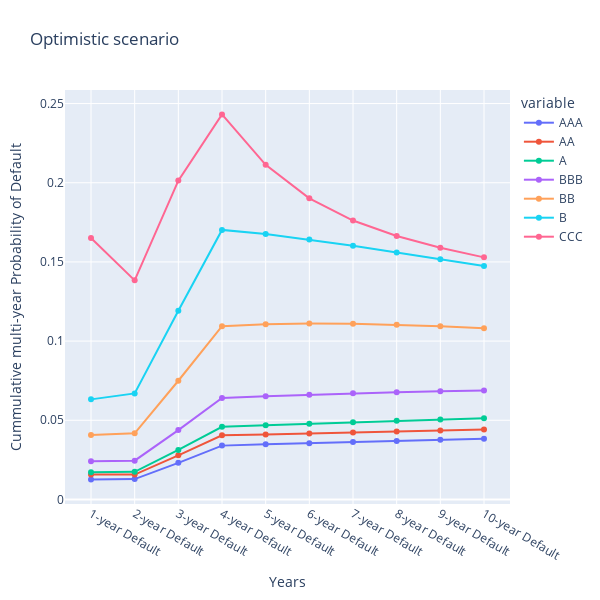

Notebook code cell kept with this figure:
### Markdown cell above
By looking at the values presented in above tables in can be observed that PiT PDs are lower in first 3 years than in TTC PDs, all else for each scenario is the same. This can be seen on the below presented figures.
This values can be used to compute the Cumulative multi-year Point-in-Time PD (Table 22 below the graphs) by the use of the following formula: (see pdf report)

### Code cell
import plotly.express as px 

fig = px.line(Optimistic_final)
fig.update_layout(title='Optimistic scenario', autosize=False,
                    width=600, height=600,
                    margin=dict(l=65, r=50, b=65, t=90),
                    xaxis_title="Years",
                    yaxis_title="Cummulative multi-year Probability of Default")

fig.update_traces(mode='markers+lines')
fig.show()

### Figure 1 — Plotly figure (JSON) as saved in the notebook; plotly's stock layout.template omitted (floating-point values rounded to 4 significant figures)
{"data": [{"hovertemplate": "variable=AAA<br>years=%{x}<br>value=%{y}<extra></extra>", "legendgroup": "AAA", "line": {"color": "#636efa", "dash": "solid"}, "marker": {"symbol": "circle"}, "mode": "markers+lines", "name": "AAA", "orientation": "v", "showlegend": true, "type": "scatter", "x": ["1-year Default", "2-year Default", "3-year Default", "4-year Default", "5-year Default", "6-year Default", "7-year Default", "8-year Default", "9-year Default", "10-year Default"], "xaxis": "x", "y": [0.01257, 0.01287, 0.02313, 0.034, 0.03479, 0.03554, 0.03626, 0.03695, 0.03763, 0.03829], "yaxis": "y"}, {"hovertemplate": "variable=AA<br>years=%{x}<br>value=%{y}<extra></extra>", "legendgroup": "AA", "line": {"color": "#EF553B", "dash": "solid"}, "marker": {"symbol": "circle"}, "mode": "markers+lines", "name": "AA", "orientation": "v", "showlegend": true, "type": "scatter", "x": ["1-year Default", "2-year Default", "3-year Default", "4-year Default", "5-year Default", "6-year Default", "7-year Default", "8-year Default", "9-year Default", "10-year Default"], "xaxis": "x", "y": [0.01568, 0.01572, 0.02784, 0.04047, 0.04107, 0.04167, 0.0423, 0.04293, 0.04357, 0.04421], "yaxis": "y"}, {"hovertemplate": "variable=A<br>years=%{x}<br>value=%{y}<extra></extra>", "legendgroup": "A", "line": {"color": "#00cc96", "dash": "solid"}, "marker": {"symbol": "circle"}, "mode": "markers+lines", "name": "A", "orientation": "v", "showlegend": true, "type": "scatter", "x": ["1-year Default", "2-year Default", "3-year Default", "4-year Default", "5-year Default", "6-year Default", "7-year Default", "8-year Default", "9-year Default", "10-year Default"], "xaxis": "x", "y": [0.01721, 0.01747, 0.03126, 0.04586, 0.04688, 0.04785, 0.04878, 0.04966, 0.0505, 0.05129], "yaxis": "y"}, {"hovertemplate": "variable=BBB<br>years=%{x}<br>value=%{y}<extra></extra>", "legendgroup": "BBB", "line": {"color": "#ab63fa", "dash": "solid"}, "marker": {"symbol": "circle"}, "mode": "markers+lines", "name": "BBB", "orientation": "v", "showlegend": true, "type": "scatter", "x": ["1-year Default", "2-year Default", "3-year Default", "4-year Default", "5-year Default", "6-year Default", "7-year Default", "8-year Default", "9-year Default", "10-year Default"], "xaxis": "x", "y": [0.02412, 0.02451, 0.04381, 0.06407, 0.0652, 0.06619, 0.06703, 0.06773, 0.0683, 0.06875], "yaxis": "y"}, {"hovertemplate": "variable=BB<br>years=%{x}<br>value=%{y}<extra></extra>", "legendgroup": "BB", "line": {"color": "#FFA15A", "dash": "solid"}, "marker": {"symbol": "circle"}, "mode": "markers+lines", "name": "BB", "orientation": "v", "showlegend": true, "type": "scatter", "x": ["1-year Default", "2-year Default", "3-year Default", "4-year Default", "5-year Default", "6-year Default", "7-year Default", "8-year Default", "9-year Default", "10-year Default"], "xaxis": "x", "y": [0.04073, 0.04176, 0.07495, 0.1094, 0.1106, 0.1111, 0.111, 0.1104, 0.1094, 0.1082], "yaxis": "y"}, {"hovertemplate": "variable=B<br>years=%{x}<br>value=%{y}<extra></extra>", "legendgroup": "B", "line": {"color": "#19d3f3", "dash": "solid"}, "marker": {"symbol": "circle"}, "mode": "markers+lines", "name": "B", "orientation": "v", "showlegend": true, "type": "scatter", "x": ["1-year Default", "2-year Default", "3-year Default", "4-year Default", "5-year Default", "6-year Default", "7-year Default", "8-year Default", "9-year Default", "10-year Default"], "xaxis": "x", "y": [0.0632, 0.06694, 0.1192, 0.1702, 0.1677, 0.1642, 0.1602, 0.156, 0.1517, 0.1475], "yaxis": "y"}, {"hovertemplate": "variable=CCC<br>years=%{x}<br>value=%{y}<extra></extra>", "legendgroup": "CCC", "line": {"color": "#FF6692", "dash": "solid"}, "marker": {"symbol": "circle"}, "mode": "markers+lines", "name": "CCC", "orientation": "v", "showlegend": true, "type": "scatter", "x": ["1-year Default", "2-year Default", "3-year Default", "4-year Default", "5-year Default", "6-year Default", "7-year Default", "8-year Default", "9-year Default", "10-year Default"], "xaxis": "x", "y": [0.1651, 0.1384, 0.2013, 0.2431, 0.2113, 0.1902, 0.1761, 0.1663, 0.1589, 0.1529], "yaxis": "y"}], "layout": {"autosize": false, "height": 600, "legend": {"title": {"text": "variable"}, "tracegroupgap": 0}, "margin": {"b": 65, "l": 65, "r": 50, "t": 90}, "title": {"text": "Optimistic scenario"}, "width": 600, "xaxis": {"anchor": "y", "domain": [0, 1], "title": {"text": "Years"}}, "yaxis": {"anchor": "x", "domain": [0, 1], "title": {"text": "Cummulative multi-year Probability of Default"}}}}
